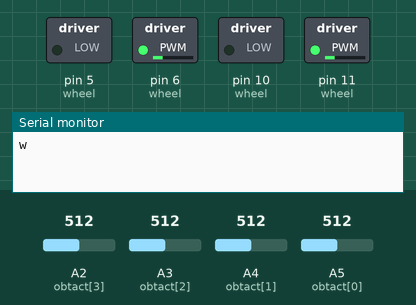
A sketch run on a simulated Arduino Uno, built with avr-gcc and run on an emulated ATmega328P. On the bench: switched loads named in the sketch (green lamp = pin HIGH), the last lines printed to the serial monitor. Inputs (shaded band) come from the test bench; at power-on: A5 (obtact[0]) = 512, A3 (obtact[2]) = 512, A2 (obtact[3]) = 512, A4 (obtact[1]) = 512.

Above: at 1.2 s.
1.3 s: A5 (obtact[0]) set to 492
3.3 s: A3 (obtact[2]) set to 592
4.8 s: A3 (obtact[2]) set to 610
At 6.0 s:
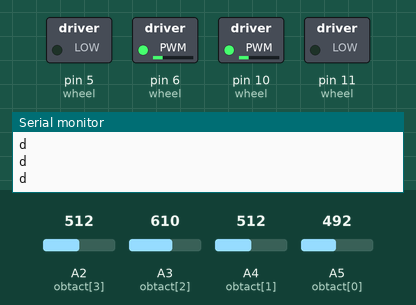
6.3 s: A5 (obtact[0]) set to 716
At 6.45 s:
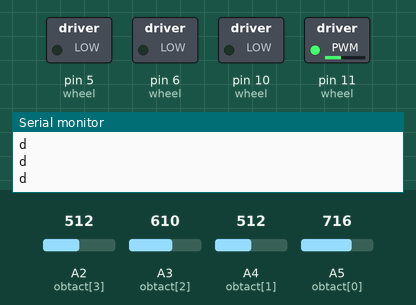
9.3 s: A5 (obtact[0]) set to 306
At 9.57 s:
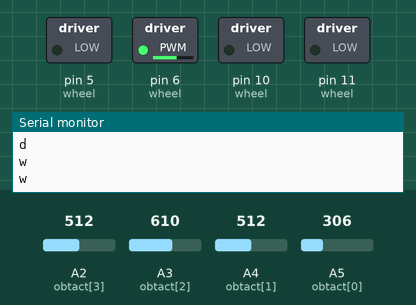
11.4 s: A5 (obtact[0]) set to 992
At 13.12 s:
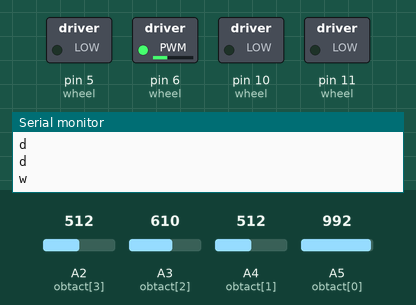
Timing chart, 0 to 15.4 s (numbered marks = the images above; inputs shaded):
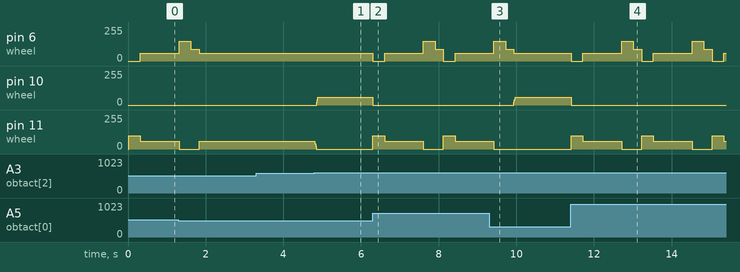

The sketch:

sketch.ino
```cpp
//#include <StandardCplusplus.h>

const int wheel[2][2] = { {5,6},{10,11} };
int vel[2];

// w a d c s

const int obtact[4]={A5,A4,A3,A2};
void setup()
{
	Serial.begin(9600);
	for(int i=0;i<2;++i)
		for(int j=0;j<2;++j)
			pinMode(wheel[i][j],OUTPUT);
	vel[0]=vel[1]=0;

	for(int i=0;i<4;++i)
		pinMode(obtact[i],INPUT);
}

inline void out()
{
	for(int i=0;i<2;++i)
		if(vel[i]<0)
		{
			analogWrite(wheel[i][0],-vel[i]);
			analogWrite(wheel[i][1],0);
		}
		else
		{
			analogWrite(wheel[i][0],0);
			analogWrite(wheel[i][1],vel[i]);
		}
}


void godir(char c)
{
	int mmax=60;
	switch(c)
	{
		case 'w':
			vel[0]=vel[1]=max(vel[0],vel[1]);
			vel[0] = min(mmax,vel[0]+20);
			vel[1] = min(mmax,vel[1]+20);
			Serial.println('w');
			break;
		case 'x':
			vel[0]=vel[1]=min(vel[0],vel[1]);
			vel[0] = max(-mmax,vel[0]-20);
			vel[1] = max(-mmax,vel[1]-20);
			Serial.println('x');
			break;
		case 'a':
			vel[0] = max(-mmax,vel[0]-20);
			vel[1] = min(mmax,vel[1]+20);
			Serial.println('a');
			break;
		case 'd':
			vel[0] = min(mmax,vel[0]+20);
			vel[1] = max(-mmax,vel[1]-20);
			Serial.println('d');
			break;
		case 's':
			vel[0]=vel[1]=0;
			Serial.println('s');
			break;
	}
	out();

}

int avg[4],dirhold=600,fronthold=500;

int getlight()
{
	for(int i=0;i<4;++i)
		avg[i]=0;
	for(int j=0;j<10;++j)
	{
		for(int i=0;i<4;++i)
			avg[i] += analogRead( obtact[i] );
		delay(1);
	}
	for(int i=0;i<4;++i)
		avg[i]/=10;
}

void yoyodiy()
{
	vel[1]=100;vel[0]=0;
	out();
	delay(300);
	godir('w');
	out();
	delay(1000);
	vel[0]=150;vel[1]=0;
	out();
	delay(300);
	vel[0]=90;vel[1]=0;
	out();
	delay(200);
}

//white < hold < black
void loop()
{
	getlight();
	if(avg[0]>fronthold )
	{
		yoyodiy();
	}
//   0
// 1 3 2
	else if(avg[1]>dirhold && avg[2]>dirhold && avg[3]>dirhold)
		godir('s');
	else if(avg[1]>dirhold && avg[2]<dirhold)
		godir('a');
	else if(avg[1]<dirhold && avg[2]>dirhold)
		godir('d');
	else if(avg[2]<dirhold )
		godir('w');
}
```

Measured:
- the behaviour switches between 600 and 601 on A3 (obtact[2]) (found by bisection; images 0 and 1)
- after the input at 4.8 s, pin 10 (wheel): 0/255 → 60/255 after 0.06 s; pin 11 (wheel): 60/255 → 0/255 at once
- after the input at 6.3 s, pin 6 (wheel): 60/255 → 0/255 at once, → 60/255 0.30 s later, → 150/255 1.0 s later, → 90/255 0.30 s later, … (6 changes in this stretch); pin 10 (wheel): 60/255 → 0/255 at once; pin 11 (wheel): 0/255 → 100/255 at once, → 60/255 0.30 s later, → 0/255 1.0 s later, → 100/255 0.51 s later, … (5 changes in this stretch)
- after the input at 9.3 s, pin 10 (wheel): 0/255 → 60/255 after 0.64 s; pin 11 (wheel): goes on until 9.4 s, then stays 0/255
- after the input at 11.4 s, pin 6 (wheel): 60/255 → 0/255 at once, then repeats every 1.8 s: 60/255 1.0 s, 150/255 0.30 s, 90/255 0.21 s, 0/255 0.30 s; pin 10 (wheel): 60/255 → 0/255 at once; pin 11 (wheel): 0/255 → 100/255 at once, then repeats every 1.8 s: 60/255 1.0 s, 0/255 0.51 s, 100/255 0.30 s
